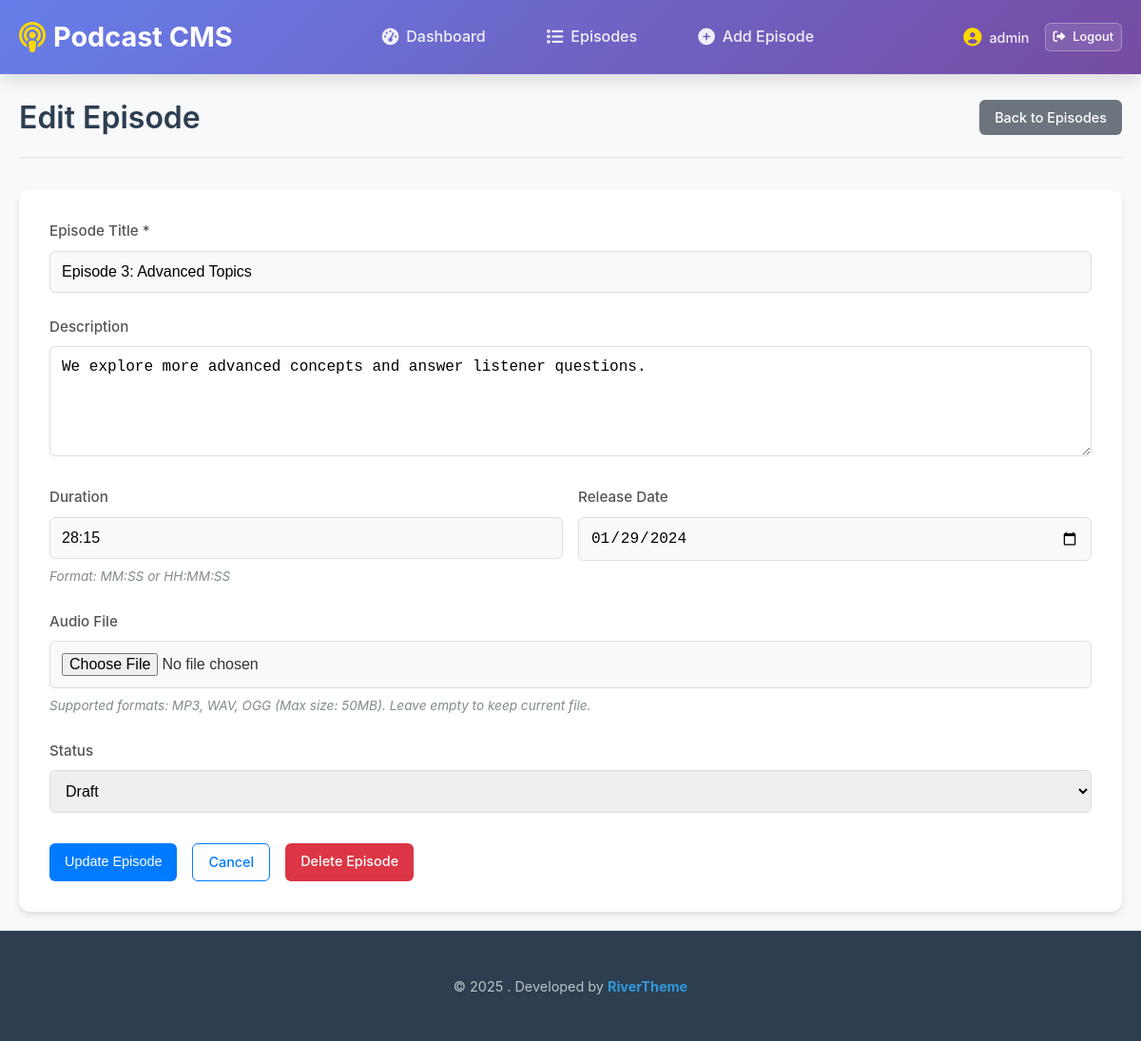
The page /episode-edit.php?id=3 (signed in) on the database its author committed.
### tables this page shows
CREATE TABLE IF NOT EXISTS episodes (
    id INT AUTO_INCREMENT PRIMARY KEY,
    user_id INT NOT NULL,
    title VARCHAR(255) NOT NULL,
    description TEXT,
    audio_file VARCHAR(255),
    duration VARCHAR(20),
    release_date DATE,
    status ENUM('draft', 'published') DEFAULT 'draft',
    created_at TIMESTAMP DEFAULT CURRENT_TIMESTAMP,
    updated_at TIMESTAMP DEFAULT CURRENT_TIMESTAMP ON UPDATE CURRENT_TIMESTAMP,
    FOREIGN KEY (user_id) REFERENCES users(id) ON DELETE CASCADE
);

### episode-edit.php (the view, shortened to what this page needs)
<?php
$userId = getCurrentUserId();
$episodeId = intval($_GET['id'] ?? 0);
$error = '';
$pdo = getDBConnection();
$stmt = $pdo->prepare("SELECT * FROM episodes WHERE id = ? AND user_id = ?");
$stmt->execute([$episodeId, $userId]);
$episode = $stmt->fetch();
if ($_SERVER['REQUEST_METHOD'] === 'POST') {
    $title = sanitizeInput($_POST['title'] ?? '');
    $description = sanitizeInput($_POST['description'] ?? '');
    $duration = sanitizeInput($_POST['duration'] ?? '');
    $releaseDate = sanitizeInput($_POST['release_date'] ?? '');
    $status = sanitizeInput($_POST['status'] ?? 'draft');
    if (empty($title)) {
        $error = 'Episode title is required.';
    } elseif (!in_array($status, ['draft', 'published'])) {
        $error = 'Invalid status selected.';
    } else {
        $audioFile = $episode['audio_file'];
        if (isset($_FILES['audio_file']) && $_FILES['audio_file']['error'] !== UPLOAD_ERR_NO_FILE) {
            $uploadResult = uploadAudioFile($_FILES['audio_file']);
            if ($uploadResult['success']) {
                if ($audioFile) {
                    deleteFile('assets/uploads/' . $audioFile);
                }
                $audioFile = $uploadResult['filename'];
            } else {
                $error = $uploadResult['message'];
            }
        }
        if (empty($error)) {
            try {
                $stmt = $pdo->prepare("UPDATE episodes SET title = ?, description = ?, audio_file = ?, duration = ?, release_date = ?, status = ? WHERE id = ? AND user_id = ?");
                if ($stmt->execute([$title, $description, $audioFile, $duration, $releaseDate ?: null, $status, $episodeId, $userId])) {
                    setFlashMessage('success', 'Episode updated successfully!');
                    redirect('episodes.php');
                } else {
                    $error = 'Failed to update episode. Please try again.';
                }
            } catch (PDOException $e) {
                $error = 'Database error. Please try again.';
            }
        }
    }
} else {
    $title = $episode['title'];
    $description = $episode['description'];
    $duration = $episode['duration'];
    $releaseDate = $episode['release_date'];
    $status = $episode['status'];
}
?>
<!DOCTYPE html>
<html lang="en">
<head>
    <link rel="stylesheet" href="assets/css/style.css">
</head>
<body>
    <?php include 'templates/header.php'; ?>
    <main class="main-content">
        <div class="container">
            <div class="page-header">
                <h1>Edit Episode</h1>
                <a href="episodes.php" class="btn btn-secondary">Back to Episodes</a>
            </div>
            <div class="form-container">
                <form method="POST" action="" enctype="multipart/form-data">
                    <div class="form-group">
                        <label for="title">Episode Title *</label>
                        <input type="text" id="title" name="title" required
                               value="<?php echo htmlspecialchars($title); ?>">
                    </div>
                    <div class="form-group">
                        <label for="description">Description</label>
                        <textarea id="description" name="description" rows="5"
                                  placeholder="Enter episode description..."><?php echo htmlspecialchars($description); ?></textarea>
                    </div>
                    <div class="form-row">
                        <div class="form-group">
                            <label for="duration">Duration</label>
                            <input type="text" id="duration" name="duration"
                                   placeholder="e.g., 25:30 or 1:05:20"
                                   value="<?php echo htmlspecialchars($duration); ?>">
                            <small>Format: MM:SS or HH:MM:SS</small>
                        </div>
                        <div class="form-group">
                            <label for="release_date">Release Date</label>
                            <input type="date" id="release_date" name="release_date"
                                   value="<?php echo htmlspecialchars($releaseDate); ?>">
                        </div>
                    </div>
                    <div class="form-group">
                        <label for="audio_file">Audio File</label>
                        <input type="file" id="audio_file" name="audio_file"
                               accept="audio/*">
                        <small>Supported formats: MP3, WAV, OGG (Max size: 50MB). Leave empty to keep current file.</small>
                    </div>
                    <div class="form-group">
                        <label for="status">Status</label>
                        <select id="status" name="status">
                            <option value="draft" <?php echo $status === 'draft' ? 'selected' : ''; ?>>Draft</option>
                        </select>
                    </div>
                    <div class="form-actions">
                        <button type="submit" class="btn btn-primary">Update Episode</button>
                        <a href="episodes.php" class="btn btn-outline">Cancel</a>
                        <a href="episode-delete.php?id=<?php echo $episode['id']; ?>"
                           class="btn btn-danger"
                           onclick="return confirm('Are you sure you want to delete this episode?')">Delete Episode</a>
                    </div>
                </form>
            </div>
        </div>
    </main>
    <?php include 'templates/footer.php'; ?>
</body>
</html>

### assets/css/style.css (style rules this page uses)
* { margin: 0; padding: 0; box-sizing: border-box; }
body { font-family: -apple-system, BlinkMacSystemFont, 'Segoe UI', Roboto, Oxygen, Ubuntu, Cantarell, sans-serif; line-height: 1.6; color: #333; background-color: #f8f9fa; margin: 0; min-height: 100vh; display: flex; flex-direction: column; overflow-x: hidden; }
.container { max-width: 1200px; margin: 0 auto; padding: 0 20px; }
.main-content { flex: 1; padding: 20px 0; }
.btn { display: inline-block; padding: 0.5rem 1rem; border: none; border-radius: 6px; text-decoration: none; font-weight: 500; cursor: pointer; transition: all 0.3s ease; font-size: 0.9rem; line-height: 1.5; }
.btn-primary { background: #007bff; color: white; }
.btn-secondary { background: #6c757d; color: white; }
.btn-outline { background: transparent; color: #007bff; border: 1px solid #007bff; }
.btn-danger { background: #dc3545; color: white; }
.page-header { display: flex; justify-content: space-between; align-items: center; margin-bottom: 2rem; padding-bottom: 1rem; border-bottom: 2px solid #e9ecef; }
.page-header h1 { color: #2c3e50; font-size: 2rem; font-weight: 600; }
.form-group { margin-bottom: 1.8rem; }
.form-group label { display: flex; align-items: center; gap: 0.5rem; margin-bottom: 0.75rem; font-weight: 600; color: #2c3e50; font-size: 0.95rem; }
.form-group input { width: 100%; padding: 1rem 1.25rem; border: 2px solid #e9ecef; border-radius: 12px; font-size: 1rem; transition: all 0.3s ease; background: #f8f9fa; }
.form-group input::placeholder { color: #adb5bd; }
.form-container { background: white; padding: 2rem; border-radius: 12px; box-shadow: 0 4px 6px rgba(0,0,0,0.1); }
.form-group { margin-bottom: 1.5rem; }
.form-row { display: grid; grid-template-columns: 1fr 1fr; gap: 1rem; }
.form-group label { display: block; margin-bottom: 0.5rem; font-weight: 500; color: #555; }
.form-group input, .form-group textarea, .form-group select { width: 100%; padding: 0.75rem; border: 1px solid #ddd; border-radius: 6px; font-size: 1rem; transition: border-color 0.3s ease; }
.form-group small { display: block; margin-top: 0.5rem; color: #7f8c8d; font-size: 0.85rem; font-style: italic; }
.form-actions { display: flex; gap: 1rem; margin-top: 2rem; }

### rows shown on the page
episodes: title "Episode 3: Advanced Topics", description "We explore more advanced concepts and answer listener questions.", duration "28:15", release_date "01/29/2024", status "Draft"

### other values the page prints
$_SESSION['username'] "admin"
